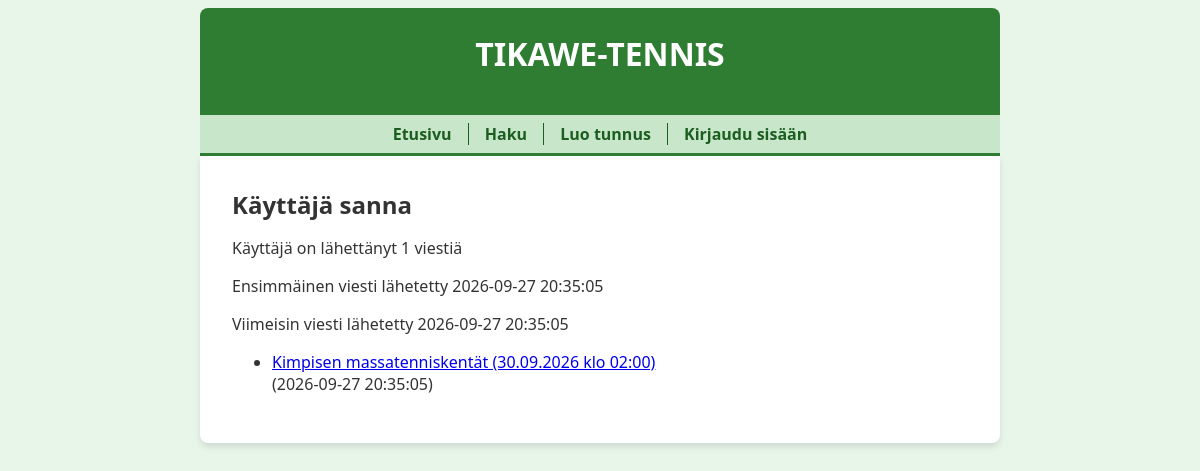
/user/2, run on the app's committed database.
### tables this page shows
CREATE TABLE users (
    id INTEGER PRIMARY KEY,
    username TEXT UNIQUE,
    password_hash TEXT,
    image BLOB
);

CREATE TABLE messages (
    id INTEGER PRIMARY KEY,
    content TEXT,
    sent_at TEXT,
    user_id INTEGER REFERENCES users,
    thread_id INTEGER REFERENCES threads,
    status INTEGER DEFAULT 1
);

### app.py (the view)
@app.route("/user/<int:user_id>")
def show_user(user_id):
    user = users.get_user(user_id)
    if not user:
        abort(404)
    messages = users.get_messages(user_id)
    return render_template("user.html", user=user, messages=messages)

### app.py (called while the page is built)
@app.before_request
def before_request():
    g.start_time = time.time()

@app.after_request
def after_request(response):
    elapsed_time = round(time.time() - g.start_time, 2)
    print("elapsed time:", elapsed_time, "s")
    return response

### db.py (called while the page is built)
def get_connection():
    con = sqlite3.connect("database.db")
    con.execute("PRAGMA foreign_keys = ON")
    con.row_factory = sqlite3.Row
    return con

def query(sql, params=[]):
    con = get_connection()
    result = con.execute(sql, params).fetchall()
    con.close()
    return result

### users.py (called while the page is built)
def get_user(user_id):
    sql = """SELECT id, username, image IS NOT NULL as has_image
             FROM users
             WHERE id = ?"""
    result = db.query(sql, [user_id])
    return result[0] if result else None

def get_messages(user_id):
    sql = """SELECT m.id, m.thread_id,
                    t.pelipaikka || ' (' || t.peliaika || ')' as thread_title,
                    m.sent_at
             FROM threads t, messages m
             WHERE t.id = m.thread_id AND m.user_id = ? AND m.status = 1
             ORDER BY m.sent_at DESC"""
    return db.query(sql, [user_id])

### templates/user.html (shortened to what this page needs)
{% extends "layout.html" %}
{% block content %}
  <h2>Käyttäjä {{ user.username }}</h2>
  <p>Käyttäjä on lähettänyt {{ messages | count }} viestiä</p>
  {% if messages %}
  <p>Ensimmäinen viesti lähetetty {{ messages[-1].sent_at }}</p>
  <p>Viimeisin viesti lähetetty {{ messages[0].sent_at }}</p>
  <ul>
  {% for message in messages %}
    <li>
      <a href="/thread/{{ message.thread_id }}#{{ message.id }}">
        {{ message.thread_title }}
      </a>
      <br />
      ({{ message.sent_at }})
    </li>
  {% endfor %}
  </ul>
  {% endif %}
{% endblock %}

### static/main.css (style rules this page uses)
body { margin: auto; max-width: 50em; font-family: 'Segoe UI', Tahoma, Geneva, Verdana, sans-serif; background-color: #e8f5e9; color: #333; }
h1, h2, h3 { margin: 0 0 0.5em 0; }

### data on the page
users: username "sanna"
messages: sent_at "2026-09-27 20:35:05", thread_title "Kimpisen massatenniskentät (30.09.2026 klo 02:00)"

### other printed values
{{ messages | count }} "1"
